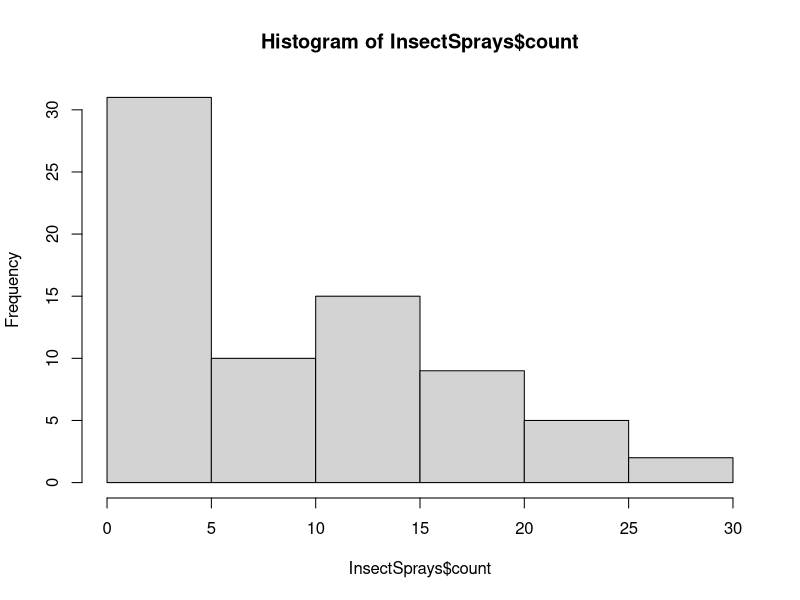
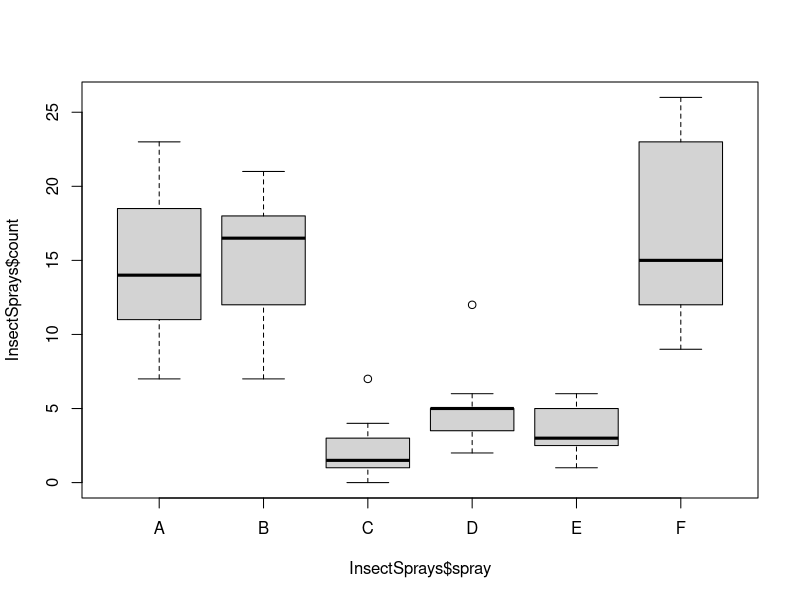
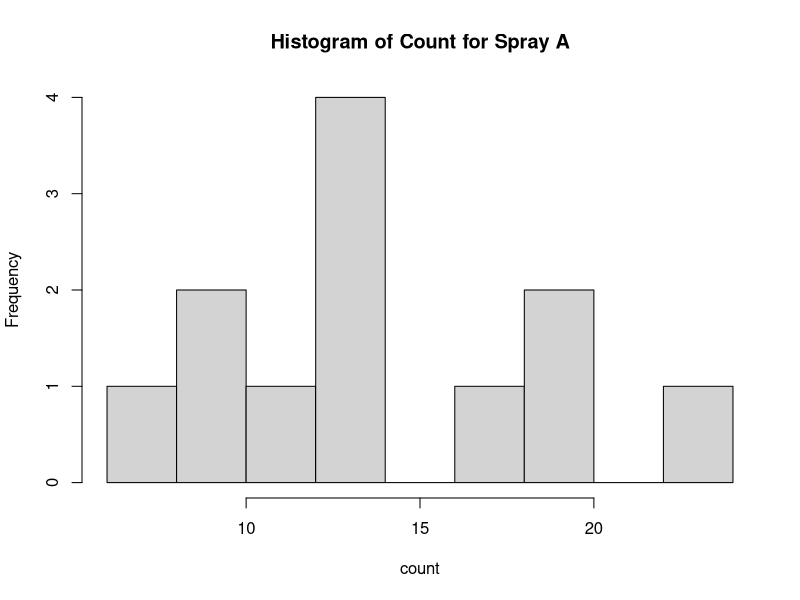

Write R code to recreate these figures, in order.
# STAT 100B Lab 4
# ANOVA

# InsectSprays data in R gives the counts of insects in agricultural 
# experimental units treated with six different insecticides
# we can use this data to examine the relative effectiveness of the different insecticides
# if the insecticide is effective, we would expect to see relatively few insects on the
# corresponding experimental unit

# load data
data(InsectSprays)
?InsectSprays

# consider summaries of the data
summary(InsectSprays)
dim(InsectSprays)
hist(InsectSprays$count)

# generate side-by-side boxplots of the data
# allows us to visualize the interaction between variables
boxplot(InsectSprays$count ~ InsectSprays$spray)

# examine whether the conditions of ANOVA are satisfied
hist(InsectSprays$count[InsectSprays$spray == "A"], breaks=6,
     main = "Histogram of Count for Spray A", xlab="count")

# check for normality using shapiro-wilk test
shapiro.test(InsectSprays$count[InsectSprays$spray == "F"])
